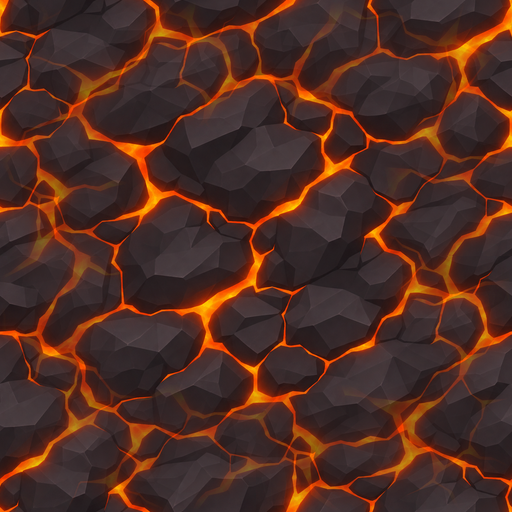
#> input picture back/media/dist/tex/lava_albedo.png, 512 x 512 px, found by its file name
$ python postprocesar_tex.py
#> lines starting #> are read from the running program, lines starting #| are printed output that depends on the picture
"""
Postproceso de los tiles generados con Codex: recorte cuadrado, 512 px, costura suavizada (seamless) y
lava_emissive derivado de lava_albedo. Uso desde front/:  python3 tools/blender/postprocesar_tex.py
Requiere Pillow. Idempotente solo si se regeneran antes los originales con codex_imagen.py.
"""
import os
from PIL import Image, ImageChops, ImageOps

TEX = os.path.join(os.path.dirname(os.path.abspath(__file__)), "..", "..", "public", "tex")
NOMBRES = ["lava_albedo", "roca_volcanica", "arena_dunas", "hielo_agrietado", "coral", "nube_suave", "musgo_bosque", "adoquin_neon"]
N = 512


def mascara():
    """1 en el centro, 0 en los bordes (producto de rampas triangulares suavizadas)."""
    m = Image.new("L", (N, N))
#> m: PIL image 512x512 L; every value is 0
    px = m.load()
    f = [min(i, N - 1 - i) / (N / 2) for i in range(N)]
    f = [min(1.0, v * 2.0) for v in f]  # meseta central, rampa en el 25% exterior
    for y in range(N):
        for x in range(N):
            px[x, y] = int(255 * f[x] * f[y])
    return m


def main():
    m = mascara()
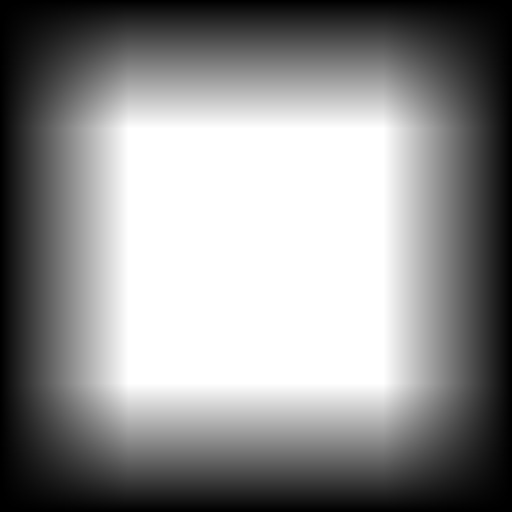
#> m: PIL image 512x512 L; min 0, max 255, mean 142.3
    for n in NOMBRES:
        p = os.path.join(TEX, n + ".png")
        im = Image.open(p).convert("RGB")
#> im is the input picture: PIL image 512x512 RGB; mean R, G, B 79.4, 45.2, 35.3
        im = ImageOps.fit(im, (N, N), Image.LANCZOS)
        desplazada = ImageChops.offset(im, N // 2, N // 2)
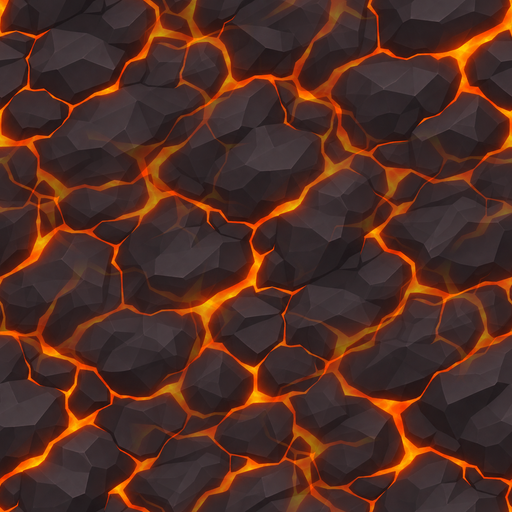
#> desplazada: PIL image 512x512 RGB; mean R, G, B 79.4, 45.2, 35.3
        im = Image.composite(im, desplazada, m)
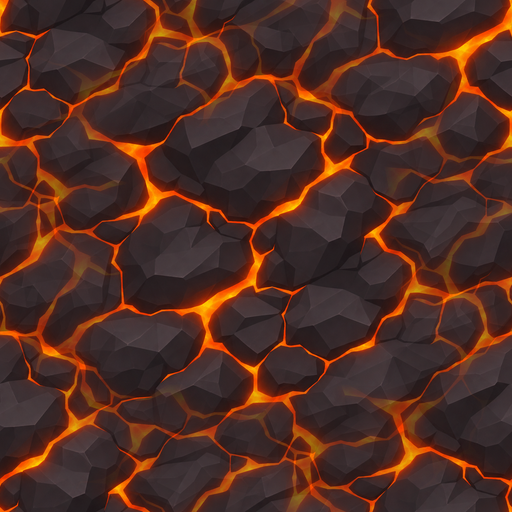
#> im: PIL image 512x512 RGB; mean R, G, B 79.2, 45.1, 35.3
        im.save(p, optimize=True)
        print(n, os.path.getsize(p) // 1024, "KB")
    a = Image.open(os.path.join(TEX, "lava_albedo.png")).convert("RGB")
    lum = a.convert("L").point(lambda v: 0 if v < 90 else min(255, (v - 90) * 3))
    em = ImageChops.multiply(a, Image.merge("RGB", (lum, lum, lum)))
    em = ImageChops.add(em, em)
    em.save(os.path.join(TEX, "lava_emissive.png"), optimize=True)


#> (the run stopped early here; a loop or call above may not have finished)
